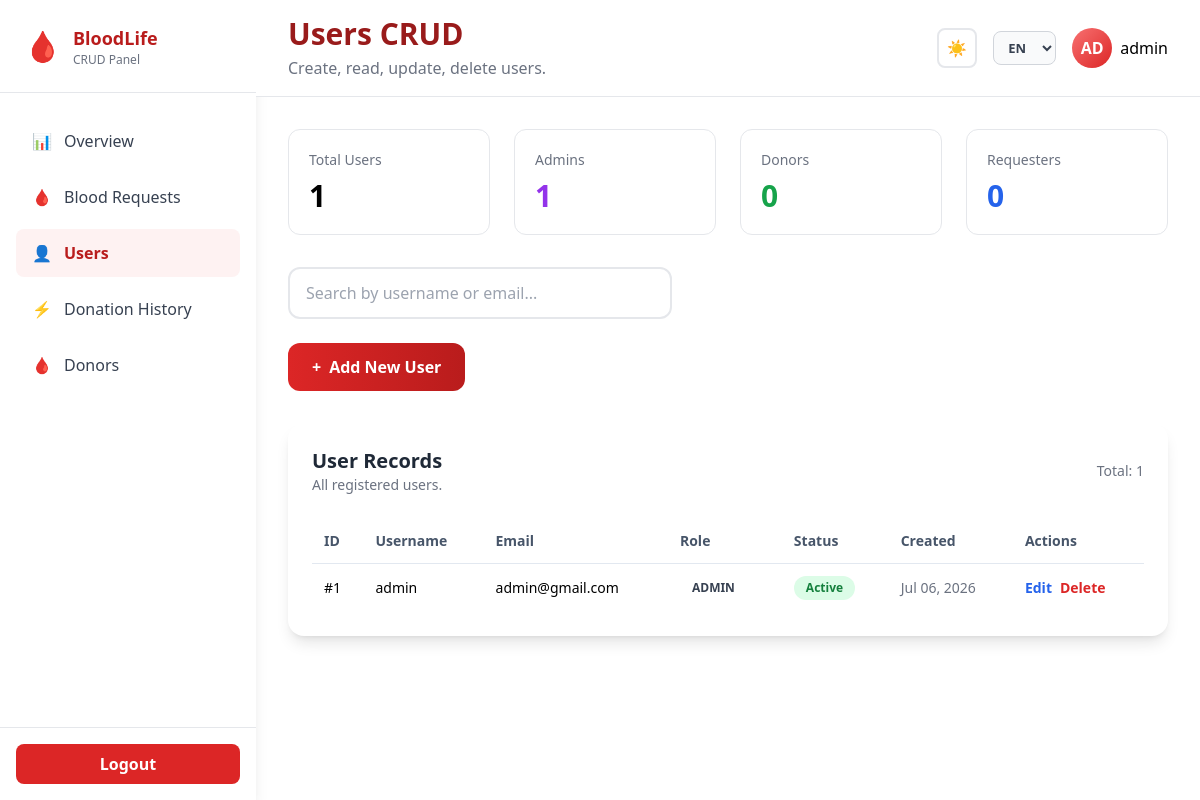
Page /admin/users_crud.php (signed in) on the earlier database version.
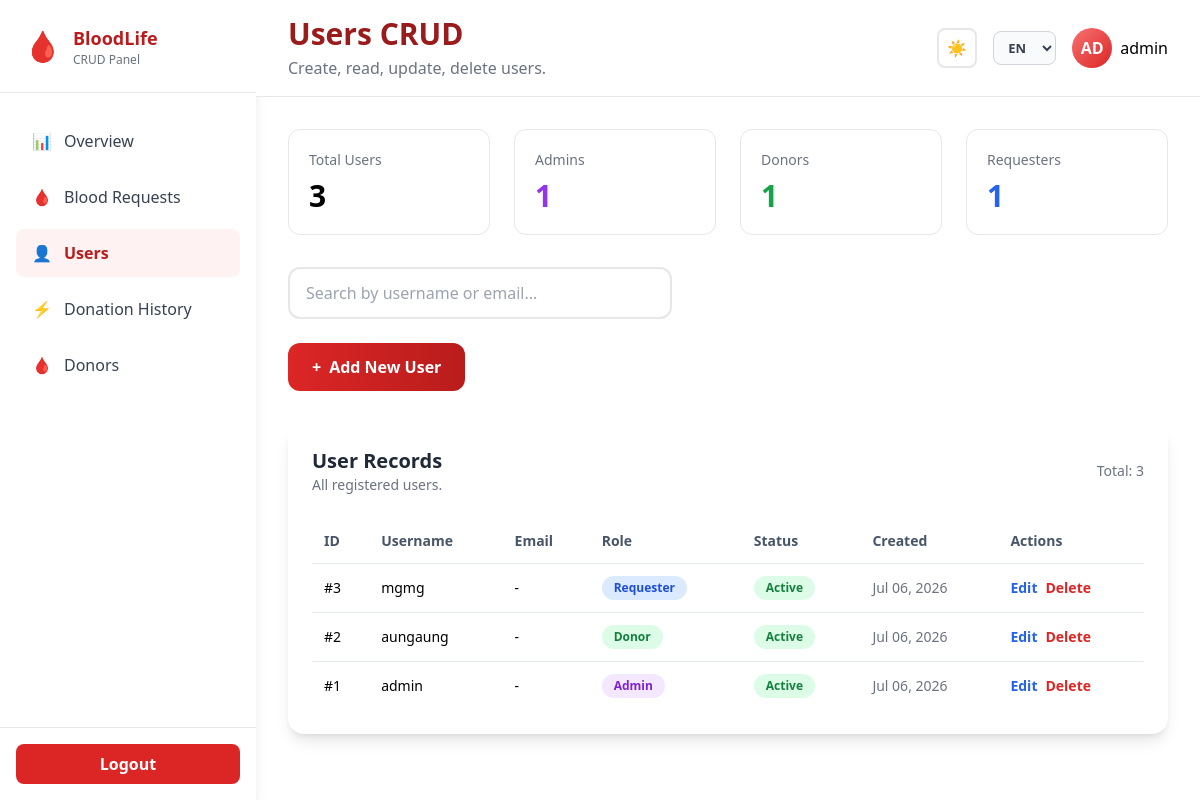
Same page on the later database version.
### tables this page shows
CREATE TABLE users (
    id INT AUTO_INCREMENT PRIMARY KEY,
    username VARCHAR(50) NOT NULL UNIQUE,
    email VARCHAR(100),
    password VARCHAR(255) NOT NULL,
    role ENUM('Admin','Donor','Requester') NOT NULL,
    status ENUM('Active','Inactive') DEFAULT 'Active',
    created_at TIMESTAMP DEFAULT CURRENT_TIMESTAMP
);

### admin/users_crud.php (the view, shortened to what this page needs)
<?php
require_once __DIR__ . '/../config/db.php';
$users = [];
$edit_row = null;
$result = $conn->query("SELECT * FROM users ORDER BY id DESC");
if ($result && $result->num_rows > 0) {
    $users = $result->fetch_all(MYSQLI_ASSOC);
}
$stats = [
    'total' => $conn->query("SELECT COUNT(*) AS c FROM users")->fetch_assoc()['c'] ?? 0,
    'donors' => $conn->query("SELECT COUNT(*) AS c FROM users WHERE role='Donor'")->fetch_assoc()['c'] ?? 0,
    'requesters' => $conn->query("SELECT COUNT(*) AS c FROM users WHERE role='Requester'")->fetch_assoc()['c'] ?? 0,
    'admins' => $conn->query("SELECT COUNT(*) AS c FROM users WHERE role='Admin'")->fetch_assoc()['c'] ?? 0,
];
?>
<!DOCTYPE html>
<html lang="en">
<head>
    <script src="https://cdn.tailwindcss.com"></script>
    <link rel="stylesheet" href="../assets/css/myanmar-font.css">
</head>
<body class="bg-gray-100 dark:bg-gray-900">
<div class="flex min-h-screen">
    <div class="w-64 bg-white shadow-lg hidden md:flex flex-col sticky top-0 self-start h-screen overflow-y-auto">
        <div class="p-6 border-b border-gray-200">
            <div class="flex items-center space-x-3">
                <span class="text-3xl">🩸</span>
                <div>
                    <h1 class="font-bold text-lg text-red-700">BloodLife</h1>
                    <p class="text-xs text-gray-500">CRUD Panel</p>
                </div>
            </div>
        </div>
        <nav class="flex-1 px-4 py-6 space-y-2">
            <a href="dashboard.php" class="flex items-center space-x-3 px-4 py-3 text-gray-700 hover:bg-gray-100 rounded-lg transition">
                <span>📊</span> <span data-i18n="overview">Overview</span>
            </a>
            <a href="blood_requests_crud.php" class="flex items-center space-x-3 px-4 py-3 text-gray-700 hover:bg-gray-100 rounded-lg transition">
                <span>🩸</span> <span>Blood Requests</span>
            </a>
            <a href="users_crud.php" class="flex items-center space-x-3 px-4 py-3 bg-red-50 text-red-700 rounded-lg font-semibold">
                <span>👤</span> <span>Users</span>
            </a>
            <a href="donation_history_crud.php" class="flex items-center space-x-3 px-4 py-3 text-gray-700 hover:bg-gray-100 rounded-lg transition">
                <span>⚡</span> <span>Donation History</span>
            </a>
            <a href="donor_crud.php" class="flex items-center space-x-3 px-4 py-3 text-gray-700 hover:bg-gray-100 rounded-lg transition">
                <span>🩸</span> <span>Donors</span>
            </a>
        </nav>
        <div class="p-4 border-t border-gray-200">
            <a href="logout.php" onclick="return confirm('Are you sure you want to logout?')" class="w-full bg-red-600 text-white flex justify-center py-2 rounded-lg font-semibold hover:bg-red-700 transition" data-i18n="logout">Logout</a>
        </div>
    </div>
    <main class="flex-1">
        <header class="bg-white border-b px-8 py-4 flex justify-between items-center sticky top-0 z-30">
            <div>
                <h2 class="text-3xl font-bold text-red-800">Users CRUD</h2>
                <p class="text-gray-500 mt-1">Create, read, update, delete users.</p>
            </div>
            <div class="flex items-center gap-4">
                <button type="button" class="theme-toggle-btn relative w-10 h-10 rounded-lg border-2 border-gray-200 bg-gray-50 flex items-center justify-center cursor-pointer hover:border-red-400 transition" onclick="toggleTheme()"><span class="theme-icon-sun">☀️</span><span class="theme-icon-moon" style="display:none">🌙</span></button>
                <select class="lang-toggle-select" aria-label="Language" style="font-size:0.8125rem;font-weight:600;border-radius:0.5rem;border:1px solid #d1d5db;background-color:#f9fafb;color:#374151;padding:6px 10px;cursor:pointer;">
                    <option value="en">EN</option>
                </select>
                <div class="relative" id="adminMenu">
                    <div class="flex items-center gap-2 cursor-pointer" onclick="toggleAdminDropdown()">
                        <div class="w-10 h-10 bg-gradient-to-br from-red-400 to-red-600 text-white rounded-full flex items-center justify-center font-bold">
                            <?= strtoupper(substr($_SESSION['username'] ?? 'A', 0, 2)) ?>
                        </div>
                        <span class="font-medium"><?= htmlspecialchars($_SESSION['username'] ?? 'Admin') ?></span>
                    </div>
                </div>
            </div>
        </header>
        <div class="p-8">
            <div class="grid grid-cols-1 md:grid-cols-4 gap-6 mb-8">
                <div class="bg-white rounded-xl border p-5 stat-card">
                    <p class="text-gray-500 text-sm">Total Users</p>
                    <h3 class="text-3xl font-bold mt-2"><?= $stats['total'] ?></h3>
                </div>
                <div class="bg-white rounded-xl border p-5 stat-card">
                    <p class="text-gray-500 text-sm">Admins</p>
                    <h3 class="text-3xl font-bold mt-2 text-purple-600"><?= $stats['admins'] ?></h3>
                </div>
                <div class="bg-white rounded-xl border p-5 stat-card">
                    <p class="text-gray-500 text-sm">Donors</p>
                    <h3 class="text-3xl font-bold mt-2 text-green-600"><?= $stats['donors'] ?></h3>
                </div>
                <div class="bg-white rounded-xl border p-5 stat-card">
                    <p class="text-gray-500 text-sm">Requesters</p>
                    <h3 class="text-3xl font-bold mt-2 text-blue-600"><?= $stats['requesters'] ?></h3>
                </div>
            </div>
            <div class="w-96 mb-6">
                <input id="searchInput" type="text" placeholder="Search by username or email..." class="w-full border-2 border-gray-200 rounded-xl px-4 py-3 focus:outline-none focus:border-red-500 transition">
            </div>
            <div class="mb-8">
                <button onclick="toggleForm()" id="toggleFormBtn" class="bg-gradient-to-r from-red-600 to-red-700 text-white font-semibold px-6 py-3 rounded-xl hover:shadow-lg transition flex items-center gap-2">
                    <span>+</span>
                    <span><?= $edit_row ? 'Edit User' : 'Add New User' ?></span>
                </button>
            </div>
            <div class="bg-white rounded-2xl shadow-lg p-6">
                <div class="flex items-center justify-between mb-6">
                    <div>
                        <h3 class="text-xl font-bold text-gray-800">User Records</h3>
                        <p class="text-sm text-gray-500">All registered users.</p>
                    </div>
                    <span class="text-sm text-gray-500">Total: <?= count($users) ?></span>
                </div>
                <div class="overflow-x-auto">
                    <table class="w-full text-left text-sm border-collapse">
                        <thead>
                            <tr class="bg-gray-50 text-slate-600">
                                <th class="p-3">ID</th>
                                <th class="p-3">Username</th>
                                <th class="p-3">Email</th>
                                <th class="p-3">Role</th>
                                <th class="p-3">Status</th>
                                <th class="p-3">Created</th>
                                <th class="p-3">Actions</th>
                            </tr>
                        </thead>
                        <tbody>
                            <?php if (count($users) > 0): ?>
                                <?php foreach ($users as $u): ?>
                                    <?php
                                    $roleBadges = ['Admin'=>'bg-purple-100 text-purple-700','Donor'=>'bg-green-100 text-green-700','Requester'=>'bg-blue-100 text-blue-700'];
                                    $rb = $roleBadges[$u['role']] ?? 'bg-gray-100 text-gray-700';
                                    $statusColor = ($u['status'] ?? 'Active') === 'Active' ? 'bg-green-100 text-green-700' : 'bg-red-100 text-red-700';
                                    ?>
                                    <tr class="user-row border-t border-slate-200 hover:bg-gray-50">
                                        <td class="p-3 font-medium">#<?= $u['id'] ?></td>
                                        <td class="p-3 font-medium"><?= htmlspecialchars($u['username']) ?></td>
                                        <td class="p-3"><?= htmlspecialchars($u['email'] ?? '-') ?></td>
                                        <td class="p-3"><span class="inline-flex rounded-full px-3 py-1 text-xs font-semibold <?= $rb ?>"><?= htmlspecialchars($u['role']) ?></span></td>
                                        <td class="p-3"><span class="inline-flex rounded-full px-3 py-1 text-xs font-semibold <?= $statusColor ?>"><?= htmlspecialchars($u['status']) ?></span></td>
                                        <td class="p-3 text-gray-500"><?= date('M d, Y', strtotime($u['created_at'])) ?></td>
                                        <td class="p-3">
                                            <div class="flex gap-2">
                                                <a href="users_crud.php?edit=<?= $u['id'] ?>" class="text-blue-600 hover:text-blue-800 font-semibold">Edit</a>
                                                <a href="users_crud.php?delete=<?= $u['id'] ?>" class="text-red-600 hover:text-red-800 font-semibold" onclick="return confirm('Delete this user?')">Delete</a>
                                            </div>
                                        </td>
                                    </tr>
                                <?php endforeach; ?>
                            <?php else: ?>
                                <tr><td colspan="7" class="p-8 text-center text-gray-500">No users found.</td></tr>
                            <?php endif; ?>
                        </tbody>
                    </table>
                </div>
            </div>
        </div>
    </main>
</div>
</body>
</html>

### admin/users_crud.php (style rules this page uses)
.stat-card { transition: all 0.3s ease; }
html:not(.dark) body { background-color: #ffffff !important; background-image: none !important; }
html:not(.dark) .bg-gray-50 { background-color: #ffffff !important; }
html:not(.dark) .bg-gray-100 { background-color: #ffffff !important; }

Differences in the rows shown:
added users: id "3", username "mgmg", email "-", role "Requester", status "Active", created_at "Jul 06, 2026"
added users: id "2", username "aungaung", email "-", role "Donor", status "Active", created_at "Jul 06, 2026"
changed users "admin": email "admin@gmail.com" → "-"; role "ADMIN" → "Admin"
Other differences:
$stats['total']: "1" → "3"
$stats['donors']: "0" → "1"
$stats['requesters']: "0" → "1"
count($users): "1" → "3"
